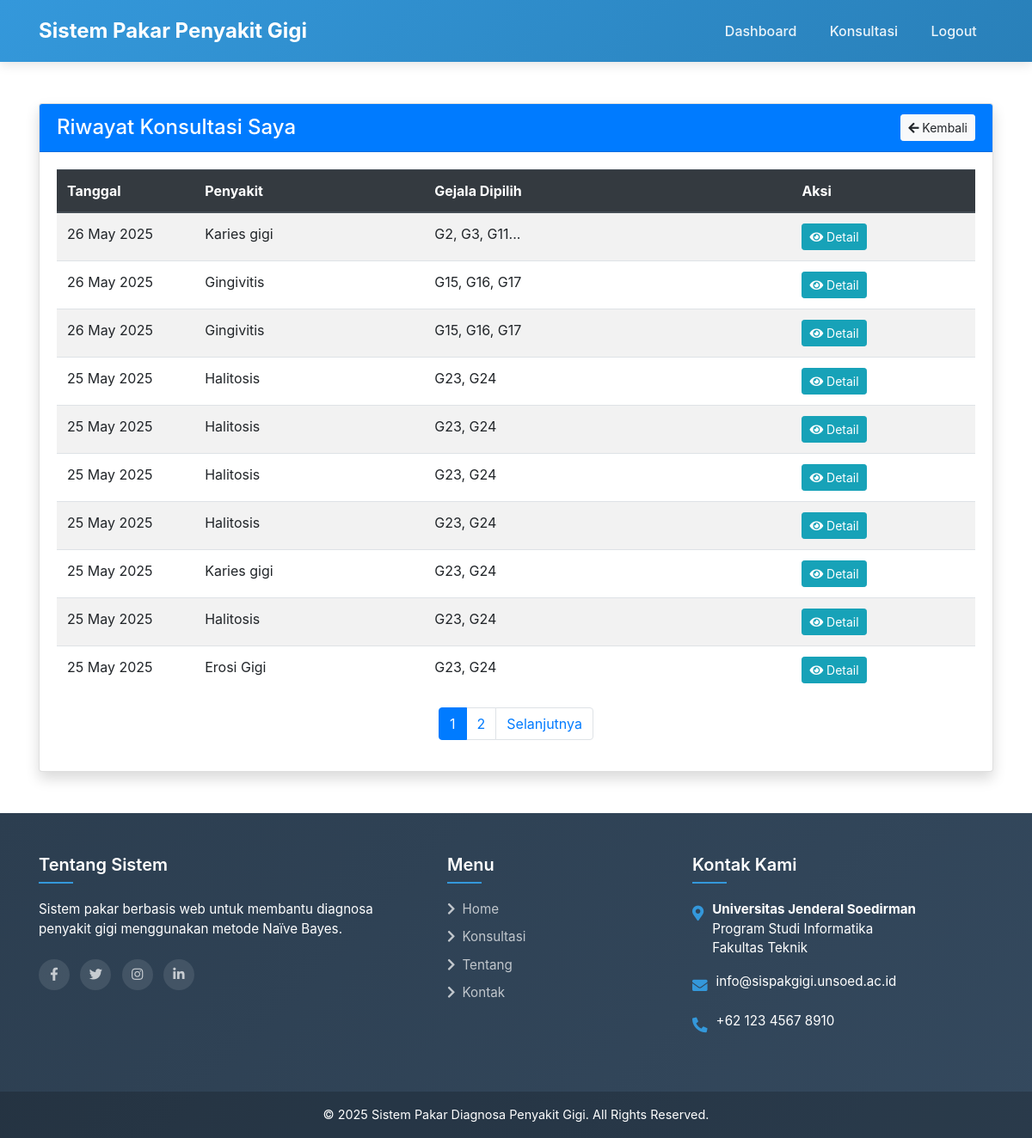
/riwayat.php (signed in), run on the app's committed database.
### tables this page shows
CREATE TABLE `riwayat` (
  `id` int NOT NULL,
  `user_id` int NOT NULL,
  `penyakit_id` int NOT NULL,
  `tanggal` date NOT NULL,
  `gejala` varchar(255) DEFAULT NULL
);

CREATE TABLE `penyakit` (
  `id` int NOT NULL,
  `kode_penyakit` varchar(10) NOT NULL,
  `nama_penyakit` varchar(100) NOT NULL,
  `deskripsi` text NOT NULL,
  `solusi` text NOT NULL
);

### riwayat.php (the view, shortened to what this page needs)
<?php
require_once __DIR__ . '/includes/header.php';
$per_page = 10;
$page = isset($_GET['page']) ? (int)$_GET['page'] : 1;
$offset = ($page - 1) * $per_page;
$detail_id = isset($_GET['detail']) ? (int)$_GET['detail'] : null;
$user_id = $_SESSION['user_id'];
if ($detail_id) {
    $query = "SELECT r.*, p.nama_penyakit, p.deskripsi, p.solusi
              FROM riwayat r
              JOIN penyakit p ON r.penyakit_id = p.id
              WHERE r.id = ? AND r.user_id = ?";
    $stmt = mysqli_prepare($conn, $query);
    mysqli_stmt_bind_param($stmt, "ii", $detail_id, $user_id);
    mysqli_stmt_execute($stmt);
    $detail_result = mysqli_stmt_get_result($stmt);
    $detail_row = mysqli_fetch_assoc($detail_result);
} else {
$query = "SELECT r.*, p.nama_penyakit
          FROM riwayat r
          JOIN penyakit p ON r.penyakit_id = p.id
          WHERE r.user_id = ?
          ORDER BY r.id DESC
          LIMIT ?, ?";
    $stmt = mysqli_prepare($conn, $query);
    mysqli_stmt_bind_param($stmt, "iii", $user_id, $offset, $per_page);
    mysqli_stmt_execute($stmt);
    $riwayat_result = mysqli_stmt_get_result($stmt);
    $total_query = "SELECT COUNT(*) as total FROM riwayat WHERE user_id = ?";
    $stmt_total = mysqli_prepare($conn, $total_query);
    mysqli_stmt_bind_param($stmt_total, "i", $user_id);
    mysqli_stmt_execute($stmt_total);
    $total_result = mysqli_stmt_get_result($stmt_total);
    $total_row = mysqli_fetch_assoc($total_result);
    $total_records = $total_row['total'];
    $total_pages = ceil($total_records / $per_page);
}
?>
<div class="container mt-5">
    <?php if ($detail_id && $detail_row): ?>
        <div class="card shadow">
            <div class="card-header bg-primary text-white">
                <div class="d-flex justify-content-between align-items-center">
                    <h4 class="mb-0">Detail Konsultasi</h4>
                    <a href="riwayat.php" class="btn btn-light btn-sm">
                        <i class="fas fa-arrow-left"></i> Kembali ke Riwayat
                    </a>
                </div>
            </div>
            <div class="card-body">
                <div class="row">
                    <div class="col-md-6">
                        <h5>Informasi Konsultasi</h5>
                        <table class="table table-sm">
                            <tr>
                                <th width="30%">Tanggal</th>
                                <td><?= date('d F Y', strtotime($detail_row['tanggal'])) ?></td>
                            </tr>
                            <tr>
                                <th>Penyakit</th>
                                <td><?= htmlspecialchars($detail_row['nama_penyakit']) ?></td>
                            </tr>
                        </table>
                    </div>
                    <div class="col-md-6">
                        <h5>Gejala yang Dipilih</h5>
                        <div class="alert alert-secondary">
                            <?= !empty($detail_row['gejala']) ? nl2br(htmlspecialchars($detail_row['gejala'])) : 'Tidak ada data gejala tersimpan' ?>
                        </div>
                    </div>
                </div>
                <div class="row mt-3">
                    <div class="col-md-12">
                        <h5>Deskripsi Penyakit</h5>
                        <div class="card card-body bg-light">
                            <?= nl2br(htmlspecialchars($detail_row['deskripsi'])) ?>
                        </div>
                    </div>
                </div>
                <div class="row mt-3">
                    <div class="col-md-12">
                        <h5>Solusi Penanganan</h5>
                        <div class="card card-body bg-light">
                            <?= nl2br(htmlspecialchars($detail_row['solusi'])) ?>
                        </div>
                    </div>
                </div>
            </div>
        </div>
    <?php else: ?>
        <div class="card shadow">
            <div class="card-header bg-primary text-white">
                <div class="d-flex justify-content-between align-items-center">
                    <h4 class="mb-0">Riwayat Konsultasi Saya</h4>
                    <a href="dashboard.php" class="btn btn-light btn-sm">
                        <i class="fas fa-arrow-left"></i> Kembali
                    </a>
                </div>
            </div>
            <div class="card-body">
                <?php if (mysqli_num_rows($riwayat_result) > 0): ?>
                    <div class="table-responsive">
                        <table class="table table-striped table-hover">
                            <thead class="thead-dark">
                                <tr>
                                    <th width="15%">Tanggal</th>
                                    <th width="25%">Penyakit</th>
                                    <th width="40%">Gejala Dipilih</th>
                                    <th width="20%">Aksi</th>
                                </tr>
                            </thead>
                            <tbody>
                                <?php while ($row = mysqli_fetch_assoc($riwayat_result)): ?>
                                    <tr>
                                        <td><?= date('d M Y', strtotime($row['tanggal'])) ?></td>
                                        <td><?= htmlspecialchars($row['nama_penyakit']) ?></td>
                                        <td>
                                            <?php
                                            if (!empty($row['gejala'])) {
                                                $gejala_list = explode(',', $row['gejala']);
                                                $display_gejala = array_slice($gejala_list, 0, 3);
                                                echo htmlspecialchars(implode(', ', $display_gejala));
                                                if (count($gejala_list) > 3) {
                                                    echo '...';
                                                }
                                            } else {
                                                echo '-';
                                            }
                                            ?>
                                        </td></td>
                                        <td>
                                            <a href="riwayat.php?detail=<?= $row['id'] ?>" class="btn btn-sm btn-info">
                                                <i class="fas fa-eye"></i> Detail
                                            </a>
                                        </td>
                                    </tr>
                                <?php endwhile; ?>
                            </tbody>
                        </table>
                    </div>
                    <nav aria-label="Page navigation">
                        <ul class="pagination justify-content-center">
                            <?php for ($i = 1; $i <= $total_pages; $i++): ?>
                                <li class="page-item <?= $i == $page ? 'active' : '' ?>">
                                    <a class="page-link" href="?page=<?= $i ?>"><?= $i ?></a>
                                </li>
                            <?php endfor; ?>
                            <?php if ($page < $total_pages): ?>
                                <li class="page-item">
                                    <a class="page-link" href="?page=<?= $page + 1 ?>">Selanjutnya</a>
                                </li>
                            <?php endif; ?>
                        </ul>
                    </nav>
                <?php else: ?>
                    <div class="alert alert-info">
                        <i class="fas fa-info-circle"></i> Anda belum memiliki riwayat konsultasi.
                    </div>
                <?php endif; ?>
            </div>
        </div>
    <?php endif; ?>
</div>
<?php require_once __DIR__ . '/includes/footer.php'; ?>

### assets/css/style.css (style rules this page uses)
:root { --primary-color: #3498db; --secondary-color: #2980b9; --accent-color: #e74c3c; --light-color: #f8f9fa; --dark-color: #343a40; --gradient-start: #3498db; --gradient-end: #2c3e50; }

### data on the page
riwayat: tanggal "26 May 2025", penyakit.nama_penyakit "Karies gigi", gejala "G2, G3, G11"
riwayat: tanggal "26 May 2025", penyakit.nama_penyakit "Gingivitis", gejala "G15, G16, G17"
riwayat: tanggal "26 May 2025", penyakit.nama_penyakit "Gingivitis", gejala "G15, G16, G17"
riwayat: tanggal "25 May 2025", penyakit.nama_penyakit "Halitosis", gejala "G23, G24"
riwayat: tanggal "25 May 2025", penyakit.nama_penyakit "Halitosis", gejala "G23, G24"
riwayat: tanggal "25 May 2025", penyakit.nama_penyakit "Halitosis", gejala "G23, G24"
riwayat: tanggal "25 May 2025", penyakit.nama_penyakit "Halitosis", gejala "G23, G24"
riwayat: tanggal "25 May 2025", penyakit.nama_penyakit "Karies gigi", gejala "G23, G24"
riwayat: tanggal "25 May 2025", penyakit.nama_penyakit "Halitosis", gejala "G23, G24"
riwayat: tanggal "25 May 2025", penyakit.nama_penyakit "Erosi Gigi", gejala "G23, G24"
